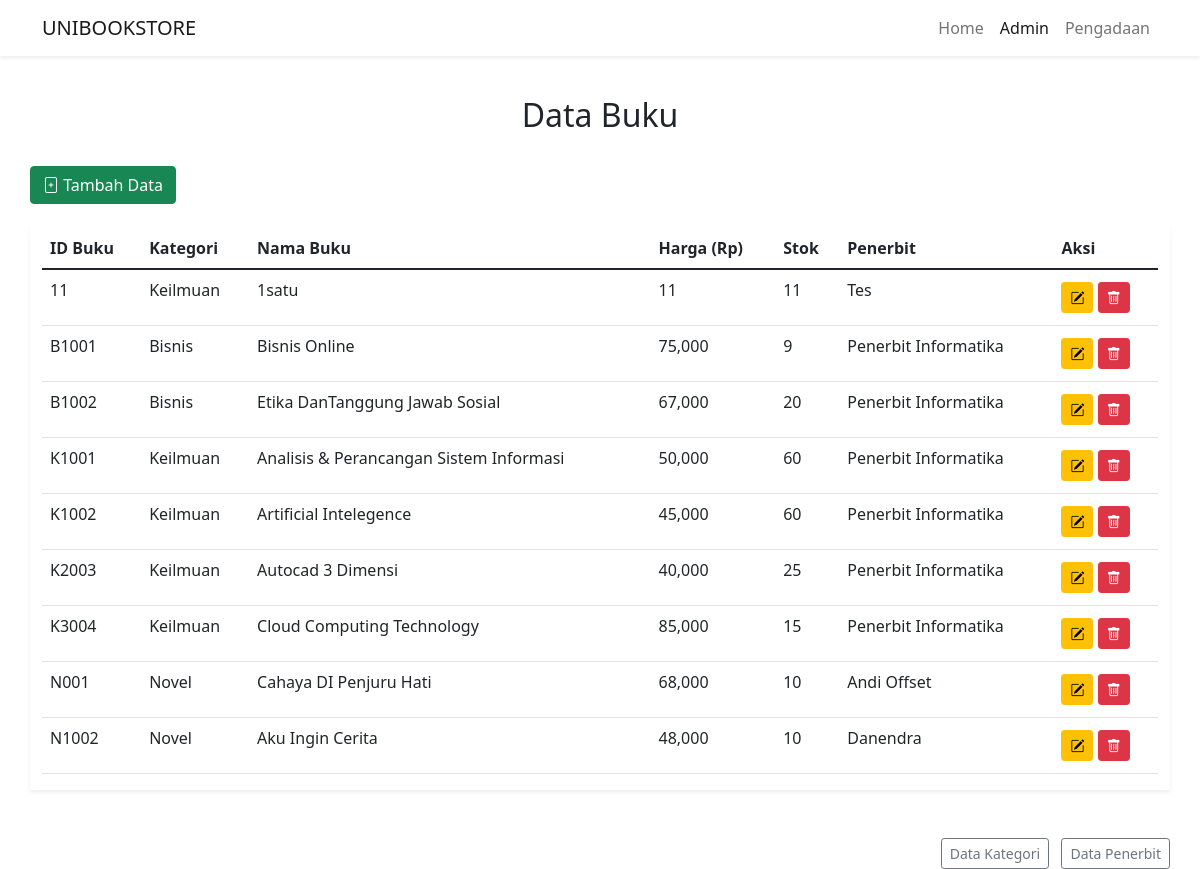
The app's page /admin.php with its own data.
### tables this page shows
CREATE TABLE `tb_buku` (
  `id_buku` char(5) NOT NULL,
  `id_kategori` int(11) NOT NULL,
  `nama_buku` varchar(100) NOT NULL,
  `harga_buku` int(10) NOT NULL,
  `stok_buku` int(3) NOT NULL,
  `id_penerbit` char(4) NOT NULL
);

CREATE TABLE `tb_kategori` (
  `id_kategori` int(11) NOT NULL,
  `nama_kategori` varchar(50) NOT NULL
);

CREATE TABLE `tb_penerbit` (
  `id_penerbit` char(4) NOT NULL,
  `nama_penerbit` varchar(50) NOT NULL,
  `alamat_penerbit` varchar(255) NOT NULL,
  `kota_penerbit` varchar(100) NOT NULL,
  `telepon` varchar(20) NOT NULL
);

### admin.php (the view, shortened to what this page needs)
<?php
require_once('connection.php');
$query = "SELECT * FROM tb_buku JOIN tb_kategori ON tb_buku.id_kategori = tb_kategori.id_kategori JOIN tb_penerbit ON tb_buku.id_penerbit = tb_penerbit.id_penerbit";
$result = mysqli_query($mysqli, $query);
?>
<!DOCTYPE html>
<html lang="en">
<head>
   <link href="https://cdn.jsdelivr.net/npm/bootstrap@5.1.3/dist/css/bootstrap.min.css" rel="stylesheet">
   <link rel="stylesheet" href="https://cdn.jsdelivr.net/npm/bootstrap-icons@1.5.0/font/bootstrap-icons.css" />
</head>
<body>
   <nav class="navbar navbar-expand-lg navbar-light  bg-white shadow-sm fixed-top">
      <div class="container">
         <a class="navbar-brand" href="index.php">UNIBOOKSTORE</a>
         <div class="collapse navbar-collapse" id="navbarNav">
            <ul class="navbar-nav ms-auto">
               <li class="nav-item">
                  <a class="nav-link" aria-current="page" href="index.php">Home</a>
               </li>
               <li class="nav-item">
                  <a class="nav-link active" href="admin.php">Admin</a>
               </li>
               <li class="nav-item">
                  <a class="nav-link" href="pengadaan.php">Pengadaan</a>
               </li>
            </ul>
         </div>
      </div>
   </nav>
   <section id="main" style="margin-top: 6rem;">
      <div class="container">
         <div class="row mb-4">
            <h2 class="text-center">Data Buku</h2>
         </div>
         <div class="row mb-4">
            <div class="col p-0">
               <a href="tambah_buku.php" class="btn btn-success"><i class="bi bi-file-plus"></i> Tambah Data</a>
            </div>
         </div>
         <div class="row">
            <div class="col-12 shadow-sm">
               <table class="table table-hover table-responsive">
                  <thead>
                     <tr>
                        <th scope="col">ID Buku</th>
                        <th scope="col">Kategori</th>
                        <th scope="col">Nama Buku</th>
                        <th scope="col">Harga (Rp)</th>
                        <th scope="col">Stok</th>
                        <th scope="col">Penerbit</th>
                        <th scope="col">Aksi</th>
                     </tr>
                  </thead>
                  <tbody>
                     <?php
                        foreach( $result as $buku ) :
                           $id = $buku['id_buku'];
                           $kategori = $buku['nama_kategori'];
                           $nama = $buku['nama_buku'];
                           $harga = $buku['harga_buku'];
                           $stok = $buku['stok_buku'];
                           $penerbit = $buku['nama_penerbit'];
                     ?>
                     <tr>
                        <td scope="row"><?= $id; ?></td>
                        <td><?= ucwords($kategori); ?></td>
                        <td><?= ucwords($nama); ?></td>
                        <td><?= number_format($harga); ?></td>
                        <td><?= $stok; ?></td>
                        <td><?= ucwords($penerbit); ?></td>
                        <td>
                           <a href="edit_buku.php?id=<?= $id; ?>" class="btn btn-sm btn-warning my-1"><i class="bi bi-pencil-square"></i></a>
                           <a href="delete_buku.php?id=<?= $id; ?>" class="btn btn-sm btn-danger my-1" onclick=" return confirm_delete()"><i class="bi bi-trash"></i></a>
                        </td>
                     </tr>
                     <?php endforeach; ?>
                  </tbody>
               </table>
            </div>
         </div>
         <div class="row mt-5 text-end">
            <div class="col-12 p-0">
               <a href="kategori.php" class="btn btn-sm btn-outline-secondary">Data Kategori</a>
               <a href="penerbit.php" class="btn btn-sm btn-outline-secondary ms-2">Data Penerbit</a>
            </div>
         </div>
      </div>
   </section>
</body>
</html>

### records on screen
tb_buku: id_buku "11", id_kategori.nama_kategori "Keilmuan", nama_buku "1satu", harga_buku "11", stok_buku "11", id_penerbit.nama_penerbit "Tes"
tb_buku: id_buku "B1001", id_kategori.nama_kategori "Bisnis", nama_buku "Bisnis Online", harga_buku "75,000", stok_buku "9", id_penerbit.nama_penerbit "Penerbit Informatika"
tb_buku: id_buku "B1002", id_kategori.nama_kategori "Bisnis", nama_buku "Etika DanTanggung Jawab Sosial", harga_buku "67,000", stok_buku "20", id_penerbit.nama_penerbit "Penerbit Informatika"
tb_buku: id_buku "K1001", id_kategori.nama_kategori "Keilmuan", nama_buku "Analisis & Perancangan Sistem Informasi", harga_buku "50,000", stok_buku "60", id_penerbit.nama_penerbit "Penerbit Informatika"
tb_buku: id_buku "K1002", id_kategori.nama_kategori "Keilmuan", nama_buku "Artificial Intelegence", harga_buku "45,000", stok_buku "60", id_penerbit.nama_penerbit "Penerbit Informatika"
tb_buku: id_buku "K2003", id_kategori.nama_kategori "Keilmuan", nama_buku "Autocad 3 Dimensi", harga_buku "40,000", stok_buku "25", id_penerbit.nama_penerbit "Penerbit Informatika"
tb_buku: id_buku "K3004", id_kategori.nama_kategori "Keilmuan", nama_buku "Cloud Computing Technology", harga_buku "85,000", stok_buku "15", id_penerbit.nama_penerbit "Penerbit Informatika"
tb_buku: id_buku "N001", id_kategori.nama_kategori "Novel", nama_buku "Cahaya DI Penjuru Hati", harga_buku "68,000", stok_buku "10", id_penerbit.nama_penerbit "Andi Offset"
tb_buku: id_buku "N1002", id_kategori.nama_kategori "Novel", nama_buku "Aku Ingin Cerita", harga_buku "48,000", stok_buku "10", id_penerbit.nama_penerbit "Danendra"
